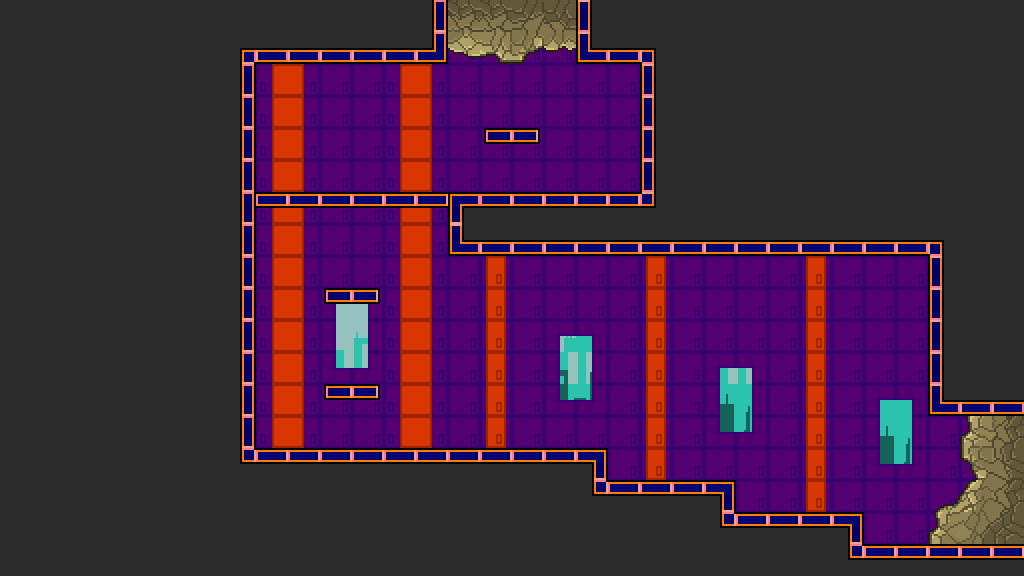

This is a level from a 2D game, rendered from its Tiled map with the project's own tilesets. A one-line summary and the map file follow, with tile-layer data summarised:
An orthogonal 32x18 tile map with 32x32 px tiles, 12 tile layers (Sky, Sky2, Background, CollisionLayer, ...) and 5 objects.

<map version="1.0" orientation="orthogonal" width="32" height="18" tilewidth="32" tileheight="32">
 <tileset firstgid="1" name="generalSprite" tilewidth="32" tileheight="32">
  <image source="generalSprite.png" width="128" height="1184" />
  <tile id="60">
   <properties>
    <property name="tileType" value="empty" />
   </properties>
  </tile>
 </tileset>
 <layer name="Sky" width="32" height="18">
  <data>[576 cells, 146 non-empty, 10 distinct tile ids]</data>
 </layer>
 <layer name="Sky2" width="32" height="18">
  <data>[576 cells, 111 non-empty, 18 distinct tile ids]</data>
 </layer>
 <layer name="Background" width="32" height="18">
  <data>[576 cells, 385 non-empty, 20 distinct tile ids]</data>
 </layer>
 <layer name="CollisionLayer" width="32" height="18">
  <data>[576 cells, 576 non-empty, 14 distinct tile ids]</data>
 </layer>
 <layer name="DamagingLayer" width="32" height="18">
  <data>[576 cells, 576 non-empty, 1 distinct tile ids]</data>
 </layer>
 <layer name="DecorLayer" width="32" height="18">
  <data>[576 cells, 576 non-empty, 1 distinct tile ids]</data>
 </layer>
 <layer name="LadderLayer" width="32" height="18">
  <data>[576 cells, 576 non-empty, 1 distinct tile ids]</data>
 </layer>
 <layer name="PlatformLayer" width="32" height="18">
  <data>[576 cells, 576 non-empty, 4 distinct tile ids]</data>
 </layer>
 <layer name="UpBlockingLayer" width="32" height="18">
  <data>[576 cells, 576 non-empty, 1 distinct tile ids]</data>
 </layer>
 <layer name="DownBlockingLayer" width="32" height="18">
  <data>[576 cells, 576 non-empty, 9 distinct tile ids]</data>
 </layer>
 <layer name="LeftBlockingLayer" width="32" height="18">
  <data>[576 cells, 576 non-empty, 1 distinct tile ids]</data>
 </layer>
 <layer name="RightBlockingLayer" width="32" height="18">
  <data>[576 cells, 576 non-empty, 11 distinct tile ids]</data>
 </layer>
 <objectgroup name="EnemySpawnLayer" width="32" height="18">
  <object x="320" y="96" width="32" height="32" />
  <object x="416" y="352" width="32" height="32" />
 </objectgroup>
 <objectgroup name="PlayerSpawnLayer" width="32" height="18">
  <object x="576" y="96" width="64" height="96" />
 </objectgroup>
 <objectgroup name="SwitchSpawnLayer" width="32" height="18">
  <object x="576" y="352" width="32" height="32" />
 </objectgroup>
 <objectgroup name="ChestSpawnLayer" width="32" height="18">
  <object x="672" y="352" width="32" height="32" />
 </objectgroup>
</map>